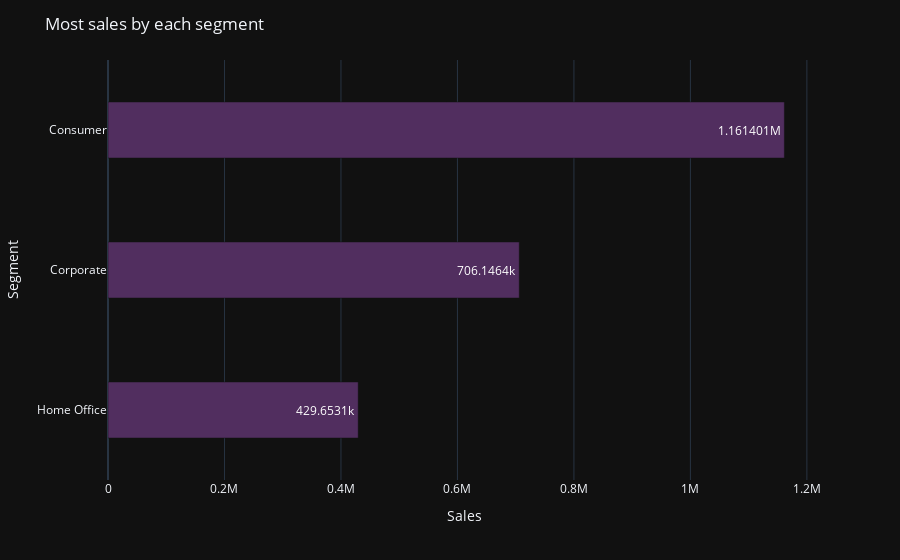

Source (notebook cell):
### Markdown cell above
*  Segment
   - Consumer : consommateur
   - corporate : entreprise 
   - Home office : bureau à domicile

### Code cell
segement = df.groupby("Segment")["Sales"].sum().sort_values(ascending=True).reset_index()
fig=px.bar(segement ,
         x=segement['Sales'],
         y='Segment',
         template='plotly_dark',
         color_discrete_sequence=[colors[6]],text_auto=True)
fig.update_layout(
   bargap = 0.6,
   title='Most sales by each segment  ',
   )

fig.show()

### Figure 1 — Plotly figure (JSON) as saved in the notebook; plotly's stock layout.template omitted (floating-point values rounded to 4 significant figures)
{"data": [{"alignmentgroup": "True", "hovertemplate": "Sales=%{x}<br>Segment=%{y}<extra></extra>", "legendgroup": "", "marker": {"color": "#512E5F", "pattern": {"shape": ""}}, "name": "", "offsetgroup": "", "orientation": "h", "showlegend": false, "textposition": "auto", "texttemplate": "%{x}", "type": "bar", "x": [429700.0, 706100.0, 1161000.0], "xaxis": "x", "y": ["Home Office", "Corporate", "Consumer"], "yaxis": "y"}], "layout": {"bargap": 0.6, "barmode": "relative", "legend": {"tracegroupgap": 0}, "margin": {"t": 60}, "title": {"text": "Most sales by each segment  "}, "xaxis": {"anchor": "y", "domain": [0, 1], "title": {"text": "Sales"}}, "yaxis": {"anchor": "x", "domain": [0, 1], "title": {"text": "Segment"}}}}
